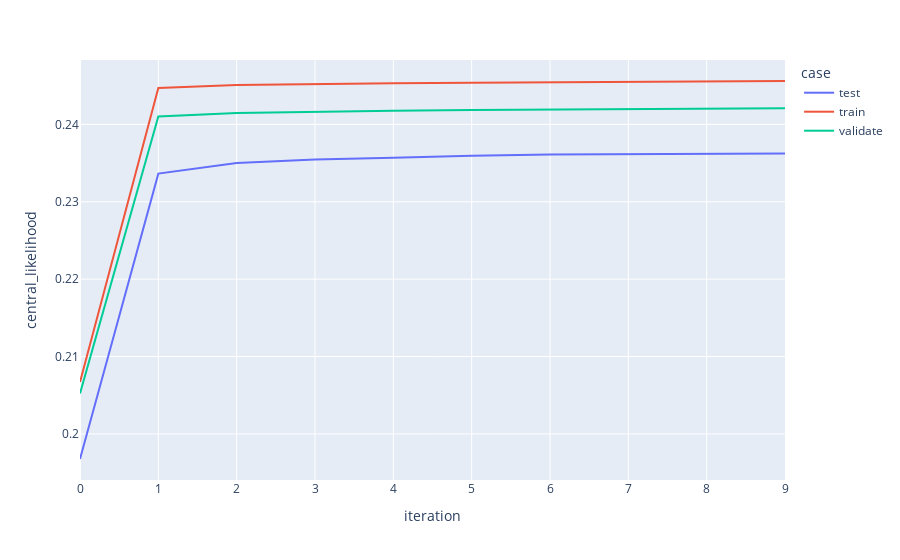

Notebook code cell kept with this figure:
### Code cell
px.line(
    diagnostics_results.groupby(['iteration', 'case']).mean().reset_index(),
    x='iteration', y='central_likelihood', color='case'
)

### Figure 1 — Plotly figure (JSON) as saved in the notebook; plotly's stock layout.template omitted (floating-point values rounded to 4 significant figures)
{"data": [{"hovertemplate": "case=test<br>iteration=%{x}<br>central_likelihood=%{y}<extra></extra>", "legendgroup": "test", "line": {"color": "#636efa", "dash": "solid"}, "marker": {"symbol": "circle"}, "mode": "lines", "name": "test", "orientation": "v", "showlegend": true, "type": "scatter", "x": [0, 1, 2, 3, 4, 5, 6, 7, 8, 9], "xaxis": "x", "y": [0.1968, 0.2336, 0.235, 0.2355, 0.2357, 0.236, 0.2361, 0.2362, 0.2362, 0.2362], "yaxis": "y"}, {"hovertemplate": "case=train<br>iteration=%{x}<br>central_likelihood=%{y}<extra></extra>", "legendgroup": "train", "line": {"color": "#EF553B", "dash": "solid"}, "marker": {"symbol": "circle"}, "mode": "lines", "name": "train", "orientation": "v", "showlegend": true, "type": "scatter", "x": [0, 1, 2, 3, 4, 5, 6, 7, 8, 9], "xaxis": "x", "y": [0.2067, 0.2447, 0.2451, 0.2452, 0.2453, 0.2454, 0.2455, 0.2455, 0.2456, 0.2456], "yaxis": "y"}, {"hovertemplate": "case=validate<br>iteration=%{x}<br>central_likelihood=%{y}<extra></extra>", "legendgroup": "validate", "line": {"color": "#00cc96", "dash": "solid"}, "marker": {"symbol": "circle"}, "mode": "lines", "name": "validate", "orientation": "v", "showlegend": true, "type": "scatter", "x": [0, 1, 2, 3, 4, 5, 6, 7, 8, 9], "xaxis": "x", "y": [0.2052, 0.241, 0.2415, 0.2416, 0.2418, 0.2419, 0.2419, 0.242, 0.242, 0.2421], "yaxis": "y"}], "layout": {"legend": {"title": {"text": "case"}, "tracegroupgap": 0}, "margin": {"t": 60}, "xaxis": {"anchor": "y", "domain": [0, 1], "title": {"text": "iteration"}}, "yaxis": {"anchor": "x", "domain": [0, 1], "title": {"text": "central_likelihood"}}}}
